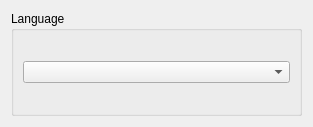
<?xml version="1.0" encoding="UTF-8"?>
<ui version="4.0">
 <class>Form</class>
 <widget class="QWidget" name="Form">
  <property name="geometry">
   <rect>
    <x>0</x>
    <y>0</y>
    <width>313</width>
    <height>127</height>
   </rect>
  </property>
  <property name="windowTitle">
   <string>Form</string>
  </property>
  <layout class="QGridLayout" name="gridLayout">
   <item row="0" column="0">
    <widget class="QGroupBox" name="groupBox_3">
     <property name="title">
      <string>Language</string>
     </property>
     <layout class="QGridLayout" name="gridLayout_4">
      <item row="0" column="0">
       <widget class="QComboBox" name="language_combobox"/>
      </item>
     </layout>
    </widget>
   </item>
  </layout>
 </widget>
 <resources/>
 <connections/>
</ui>
